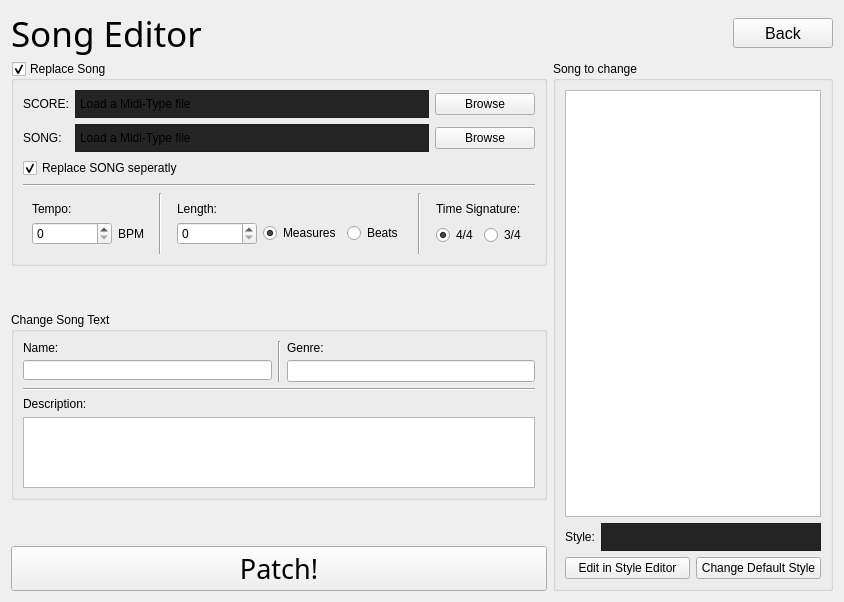
      <widget class="QWidget" name="SongEditor">
       <layout class="QVBoxLayout" name="verticalLayout_2">
        <item>
         <layout class="QHBoxLayout" name="Title">
          <item>
           <widget class="QLabel" name="SE_Title">
            <property name="maximumSize">
             <size>
              <width>16777215</width>
              <height>44</height>
             </size>
            </property>
            <property name="font">
             <font>
              <family>Continuum Medium</family>
              <pointsize>26</pointsize>
             </font>
            </property>
            <property name="text">
             <string>Song Editor</string>
            </property>
           </widget>
          </item>
          <item>
           <widget class="QPushButton" name="SE_Back_Button">
            <property name="maximumSize">
             <size>
              <width>100</width>
              <height>30</height>
             </size>
            </property>
            <property name="font">
             <font>
              <pointsize>12</pointsize>
             </font>
            </property>
            <property name="text">
             <string>Back</string>
            </property>
           </widget>
          </item>
         </layout>
        </item>
        <item>
         <layout class="QHBoxLayout" name="SE_MainLayout">
          <item>
           <layout class="QVBoxLayout" name="SE_MidiAndText">
            <item>
             <widget class="QGroupBox" name="SE_Midi">
              <property name="enabled">
               <bool>true</bool>
              </property>
              <property name="sizePolicy">
               <sizepolicy hsizetype="Preferred" vsizetype="Minimum">
                <horstretch>0</horstretch>
                <verstretch>0</verstretch>
               </sizepolicy>
              </property>
              <property name="focusPolicy">
               <enum>Qt::NoFocus</enum>
              </property>
              <property name="title">
               <string>Replace Song</string>
              </property>
              <property name="checkable">
               <bool>true</bool>
              </property>
              <property name="checked">
               <bool>true</bool>
              </property>
              <layout class="QVBoxLayout" name="verticalLayout_4">
               <item>
                <layout class="QGridLayout" name="gridLayout">
                 <item row="0" column="1">
                  <widget class="QLabel" name="SE_Midi_File_Score_Label">
                   <property name="sizePolicy">
                    <sizepolicy hsizetype="MinimumExpanding" vsizetype="Minimum">
                     <horstretch>0</horstretch>
                     <verstretch>0</verstretch>
                    </sizepolicy>
                   </property>
                   <property name="styleSheet">
                    <string notr="true">QLabel
{
padding: 1px;
border: 1px solid;
border-color: #1e1e1e;
background-color: #242424;
padding-top: 6px;
padding-bottom: 6px;
}</string>
                   </property>
                   <property name="text">
                    <string notr="true">Load a Midi-Type file</string>
                   </property>
                  </widget>
                 </item>
                 <item row="0" column="2">
                  <widget class="QPushButton" name="SE_Midi_File_Score_Button">
                   <property name="minimumSize">
                    <size>
                     <width>100</width>
                     <height>0</height>
                    </size>
                   </property>
                   <property name="text">
                    <string>Browse</string>
                   </property>
                  </widget>
                 </item>
                 <item row="0" column="0">
                  <widget class="QLabel" name="SE_Midi_File_Score_Title">
                   <property name="text">
                    <string>SCORE:</string>
                   </property>
                  </widget>
                 </item>
                 <item row="1" column="1">
                  <widget class="QLabel" name="SE_Midi_File_Song_Label">
                   <property name="sizePolicy">
                    <sizepolicy hsizetype="MinimumExpanding" vsizetype="Minimum">
                     <horstretch>0</horstretch>
                     <verstretch>0</verstretch>
                    </sizepolicy>
                   </property>
                   <property name="styleSheet">
                    <string notr="true">QLabel
{
padding: 1px;
border: 1px solid;
border-color: #1e1e1e;
background-color: #242424;
padding-top: 6px;
padding-bottom: 6px;
}</string>
                   </property>
                   <property name="text">
                    <string notr="true">Load a Midi-Type file</string>
                   </property>
                  </widget>
                 </item>
                 <item row="1" column="0">
                  <widget class="QLabel" name="SE_Midi_File_Song_Title">
                   <property name="text">
                    <string>SONG:</string>
                   </property>
                  </widget>
                 </item>
                 <item row="1" column="2">
                  <widget class="QPushButton" name="SE_Midi_File_Song_Button">
                   <property name="minimumSize">
                    <size>
                     <width>100</width>
                     <height>0</height>
                    </size>
                   </property>
                   <property name="text">
                    <string>Browse</string>
                   </property>
                  </widget>
                 </item>
                </layout>
               </item>
               <item>
                <widget class="QCheckBox" name="SE_Midi_File_Replace_Song">
                 <property name="enabled">
                  <bool>true</bool>
                 </property>
                 <property name="text">
                  <string>Replace SONG seperatly</string>
                 </property>
                 <property name="checked">
                  <bool>true</bool>
                 </property>
                </widget>
               </item>
               <item>
                <widget class="Line" name="SE_Midi_hLine">
                 <property name="orientation">
                  <enum>Qt::Horizontal</enum>
                 </property>
                </widget>
               </item>
               <item>
                <layout class="QHBoxLayout" name="SE_Midi_Info">
                 <item>
                  <widget class="QFrame" name="SE_Midi_Tempo">
                   <layout class="QVBoxLayout" name="verticalLayout">
                    <item>
                     <widget class="QLabel" name="SE_Midi_Tempo_Label">
                      <property name="text">
                       <string>Tempo:</string>
                      </property>
                     </widget>
                    </item>
                    <item>
                     <layout class="QHBoxLayout" name="SE_Midi_Tempo_Layout">
                      <item>
                       <widget class="QSpinBox" name="SE_Midi_Tempo_Input">
                        <property name="minimumSize">
                         <size>
                          <width>80</width>
                          <height>0</height>
                         </size>
                        </property>
                        <property name="maximum">
                         <number>10000</number>
                        </property>
                       </widget>
                      </item>
                      <item>
                       <widget class="QLabel" name="SE_Midi_Tempo_BPM">
                        <property name="maximumSize">
                         <size>
                          <width>30</width>
                          <height>16777215</height>
                         </size>
                        </property>
                        <property name="text">
                         <string notr="true">BPM</string>
                        </property>
                       </widget>
                      </item>
                     </layout>
                    </item>
                   </layout>
                  </widget>
                 </item>
                 <item>
                  <widget class="Line" name="SE_Midi_vLine_1">
                   <property name="orientation">
                    <enum>Qt::Vertical</enum>
                   </property>
                  </widget>
                 </item>
                 <item>
                  <widget class="QFrame" name="SE_Midi_Length">
                   <layout class="QVBoxLayout" name="verticalLayout_8">
                    <item>
                     <widget class="QLabel" name="SE_Midi_Length_Label">
                      <property name="text">
                       <string>Length:</string>
                      </property>
                     </widget>
                    </item>
                    <item>
                     <layout class="QHBoxLayout" name="SE_Midi_Length_Layout">
                      <item>
                       <widget class="QSpinBox" name="SE_Midi_Length_Input">
                        <property name="minimumSize">
                         <size>
                          <width>80</width>
                          <height>0</height>
                         </size>
                        </property>
                        <property name="maximum">
                         <number>10000</number>
                        </property>
                        <property name="value">
                         <number>0</number>
                        </property>
                       </widget>
                      </item>
                      <item>
                       <widget class="QRadioButton" name="SE_Midi_Length_Measures">
                        <property name="focusPolicy">
                         <enum>Qt::TabFocus</enum>
                        </property>
                        <property name="text">
                         <string>Measures</string>
                        </property>
                        <property name="checked">
                         <bool>true</bool>
                        </property>
                       </widget>
                      </item>
                      <item>
                       <widget class="QRadioButton" name="SE_Midi_Length_Beats">
                        <property name="focusPolicy">
                         <enum>Qt::TabFocus</enum>
                        </property>
                        <property name="text">
                         <string>Beats</string>
                        </property>
                        <property name="checked">
                         <bool>false</bool>
                        </property>
                       </widget>
                      </item>
                     </layout>
                    </item>
                   </layout>
                  </widget>
                 </item>
                 <item>
                  <widget class="Line" name="SE_Midi_vLine_2">
                   <property name="orientation">
                    <enum>Qt::Vertical</enum>
                   </property>
                  </widget>
                 </item>
                 <item>
                  <widget class="QFrame" name="SE_Midi_TimeSignature">
                   <property name="sizePolicy">
                    <sizepolicy hsizetype="Maximum" vsizetype="Preferred">
                     <horstretch>0</horstretch>
                     <verstretch>0</verstretch>
                    </sizepolicy>
                   </property>
                   <layout class="QVBoxLayout" name="verticalLayout_6">
                    <item alignment="Qt::AlignTop">
                     <widget class="QLabel" name="SE_Midi_TimeSignature_Label">
                      <property name="text">
                       <string>Time Signature:</string>
                      </property>
                     </widget>
                    </item>
                    <item>
                     <layout class="QHBoxLayout" name="SE_Midi_TimeSignature_Layout">
                      <property name="sizeConstraint">
                       <enum>QLayout::SetDefaultConstraint</enum>
                      </property>
                      <item>
                       <widget class="QRadioButton" name="SE_Midi_TimeSignature_4">
                        <property name="mouseTracking">
                         <bool>true</bool>
                        </property>
                        <property name="focusPolicy">
                         <enum>Qt::TabFocus</enum>
                        </property>
                        <property name="text">
                         <string notr="true">4/4</string>
                        </property>
                        <property name="checked">
                         <bool>true</bool>
                        </property>
                       </widget>
                      </item>
                      <item>
                       <widget class="QRadioButton" name="SE_Midi_TimeSignature_3">
                        <property name="focusPolicy">
                         <enum>Qt::TabFocus</enum>
                        </property>
                        <property name="text">
                         <string notr="true">3/4</string>
                        </property>
                       </widget>
                      </item>
                     </layout>
                    </item>
                   </layout>
                  </widget>
                 </item>
                </layout>
               </item>
              </layout>
             </widget>
            </item>
            <item>
             <spacer name="SE_VerticalSpacerBottom">
              <property name="orientation">
               <enum>Qt::Vertical</enum>
              </property>
              <property name="sizeHint" stdset="0">
               <size>
                <width>20</width>
                <height>40</height>
               </size>
              </property>
             </spacer>
            </item>
            <item>
             <widget class="QGroupBox" name="SE_ChangeSongText">
              <property name="enabled">
               <bool>true</bool>
              </property>
              <property name="sizePolicy">
               <sizepolicy hsizetype="Preferred" vsizetype="Minimum">
                <horstretch>0</horstretch>
                <verstretch>0</verstretch>
               </sizepolicy>
              </property>
              <property name="contextMenuPolicy">
               <enum>Qt::NoContextMenu</enum>
              </property>
              <property name="title">
               <string>Change Song Text</string>
              </property>
              <property name="checkable">
               <bool>false</bool>
              </property>
              <property name="checked">
               <bool>false</bool>
              </property>
              <layout class="QVBoxLayout" name="verticalLayout_5">
               <item>
                <layout class="QHBoxLayout" name="SE_ChangeSongText_NameAndGenre">
                 <item>
                  <layout class="QVBoxLayout" name="SE_ChangeSongText_Name">
                   <item>
                    <widget class="QLabel" name="SE_ChangeSongText_Name_Label">
                     <property name="maximumSize">
                      <size>
                       <width>16777215</width>
                       <height>13</height>
                      </size>
                     </property>
                     <property name="text">
                      <string>Name:</string>
                     </property>
                    </widget>
                   </item>
                   <item>
                    <widget class="QLineEdit" name="SE_ChangeSongText_Name_Input">
                     <property name="maximumSize">
                      <size>
                       <width>16777215</width>
                       <height>20</height>
                      </size>
                     </property>
                     <property name="text">
                      <string/>
                     </property>
                    </widget>
                   </item>
                  </layout>
                 </item>
                 <item>
                  <widget class="Line" name="SE_ChangeSongText_vLine">
                   <property name="orientation">
                    <enum>Qt::Vertical</enum>
                   </property>
                  </widget>
                 </item>
                 <item>
                  <layout class="QVBoxLayout" name="SE_ChangeSongText_Genre">
                   <item>
                    <widget class="QLabel" name="SE_ChangeSongText_Genre_Label">
                     <property name="maximumSize">
                      <size>
                       <width>16777215</width>
                       <height>13</height>
                      </size>
                     </property>
                     <property name="text">
                      <string>Genre:</string>
                     </property>
                    </widget>
                   </item>
                   <item>
                    <widget class="QLineEdit" name="SE_ChangeSongText_Genre_Input">
                     <property name="text">
                      <string/>
                     </property>
                    </widget>
                   </item>
                  </layout>
                 </item>
                </layout>
               </item>
               <item>
                <widget class="Line" name="SE_ChangeSongText_hLine">
                 <property name="orientation">
                  <enum>Qt::Horizontal</enum>
                 </property>
                </widget>
               </item>
               <item>
                <widget class="QLabel" name="SE_ChangeSongText_Desc_Label">
                 <property name="text">
                  <string>Description:</string>
                 </property>
                </widget>
               </item>
               <item>
                <widget class="QTextEdit" name="SE_ChangeSongText_Desc_Input">
                 <property name="minimumSize">
                  <size>
                   <width>0</width>
                   <height>70</height>
                  </size>
                 </property>
                 <property name="maximumSize">
                  <size>
                   <width>16777215</width>
                   <height>71</height>
                  </size>
                 </property>
                </widget>
               </item>
              </layout>
             </widget>
            </item>
            <item>
             <spacer name="SE_VerticalSpacerTop">
              <property name="orientation">
               <enum>Qt::Vertical</enum>
              </property>
              <property name="sizeHint" stdset="0">
               <size>
                <width>20</width>
                <height>40</height>
               </size>
              </property>
             </spacer>
            </item>
            <item>
             <widget class="QPushButton" name="SE_Patch">
              <property name="minimumSize">
               <size>
                <width>0</width>
                <height>45</height>
               </size>
              </property>
              <property name="font">
               <font>
                <family>Continuum Medium</family>
                <pointsize>20</pointsize>
               </font>
              </property>
              <property name="text">
               <string>Patch!</string>
              </property>
             </widget>
            </item>
           </layout>
          </item>
          <item>
           <widget class="QGroupBox" name="SE_SongToChangeBox">
            <property name="minimumSize">
             <size>
              <width>0</width>
              <height>0</height>
             </size>
            </property>
            <property name="title">
             <string>Song to change</string>
            </property>
            <layout class="QVBoxLayout" name="verticalLayout_3">
             <item>
              <widget class="QListWidget" name="SE_SongToChange">
               <property name="sizePolicy">
                <sizepolicy hsizetype="MinimumExpanding" vsizetype="Expanding">
                 <horstretch>0</horstretch>
                 <verstretch>0</verstretch>
                </sizepolicy>
               </property>
              </widget>
             </item>
             <item>
              <layout class="QHBoxLayout" name="SE_Style">
               <item>
                <widget class="QLabel" name="SE_StyleLabel">
                 <property name="text">
                  <string>Style:</string>
                 </property>
                </widget>
               </item>
               <item>
                <widget class="QLabel" name="SE_StyleText">
                 <property name="sizePolicy">
                  <sizepolicy hsizetype="MinimumExpanding" vsizetype="Minimum">
                   <horstretch>0</horstretch>
                   <verstretch>0</verstretch>
                  </sizepolicy>
                 </property>
                 <property name="acceptDrops">
                  <bool>true</bool>
                 </property>
                 <property name="styleSheet">
                  <string notr="true">QLabel
{
padding: 1px;
border: 1px solid;
border-color: #1e1e1e;
background-color: #242424;
padding-top: 6px;
padding-bottom: 6px;
}</string>
                 </property>
                 <property name="text">
                  <string/>
                 </property>
                </widget>
               </item>
              </layout>
             </item>
             <item>
              <layout class="QHBoxLayout" name="SE_StyleButtons">
               <item>
                <widget class="QPushButton" name="SE_OpenStyleEditor">
                 <property name="text">
                  <string>Edit in Style Editor</string>
                 </property>
                </widget>
               </item>
               <item>
                <widget class="QPushButton" name="SE_OpenDefaultStyleEditor">
                 <property name="text">
                  <string>Change Default Style</string>
                 </property>
                </widget>
               </item>
              </layout>
             </item>
            </layout>
           </widget>
          </item>
         </layout>
        </item>
       </layout>
      </widget>
